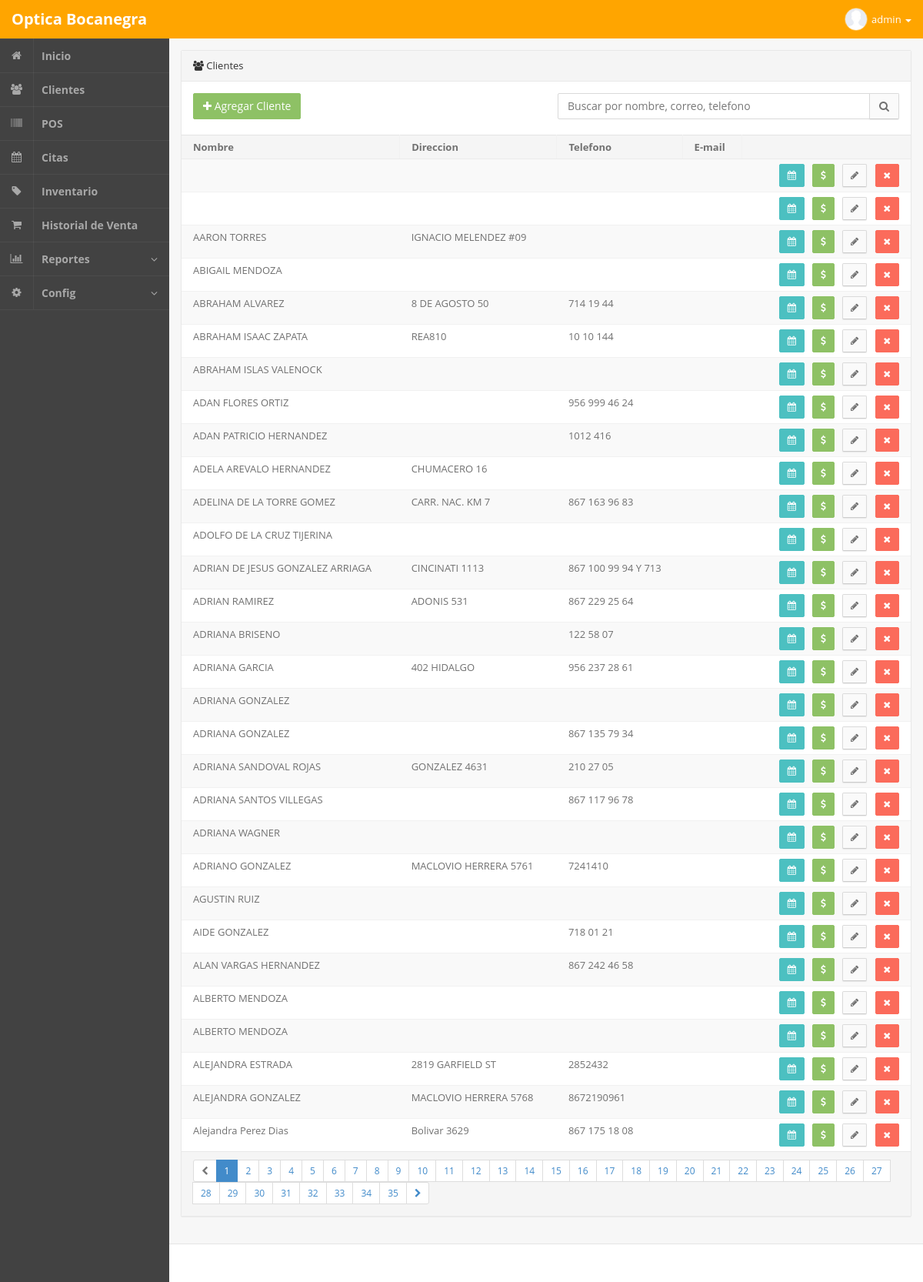
The page /admin.php?m=clientes (signed in) on the database its author committed.
### tables this page shows
CREATE TABLE `clientes` (
  `idclientes` int(255) NOT NULL,
  `fecharegistro` date NOT NULL,
  `nombre` varchar(200) NOT NULL,
  `fechanacimiento` date NOT NULL,
  `correo` varchar(100) NOT NULL,
  `sexo` varchar(20) NOT NULL,
  `edad` varchar(20) NOT NULL,
  `domicilio` text NOT NULL,
  `colonia` varchar(50) NOT NULL,
  `codigopostal` varchar(20) NOT NULL,
  `telefono` varchar(20) NOT NULL,
  `celular` varchar(500) NOT NULL,
  `ocupacion` varchar(100) NOT NULL,
  `usalentes` varchar(100) NOT NULL,
  `ultimoexamen` varchar(100) NOT NULL,
  `eninterior` varchar(100) NOT NULL,
  `campo1` varchar(100) NOT NULL,
  `campo2` varchar(100) NOT NULL,
  `campo3` varchar(100) NOT NULL,
  `campo4` varchar(100) NOT NULL,
  `campo5` varchar(100) NOT NULL,
  `campo6` varchar(100) NOT NULL,
  `campo7` varchar(100) NOT NULL,
  `campo8` varchar(100) NOT NULL,
  `campo9` varchar(100) NOT NULL,
  `campo10` varchar(100) NOT NULL,
  `campo11` varchar(100) NOT NULL,
  `campo12` varchar(100) NOT NULL,
  `diabetes` varchar(100) NOT NULL,
  `controlada1` varchar(100) NOT NULL,
  `hipertension` varchar(100) NOT NULL,
  `controlada2` varchar(100) NOT NULL,
  `airelibre` varchar(100) NOT NULL,
  `campo13` varchar(100) NOT NULL,
  `campo14` varchar(100) NOT NULL,
  `campo15` varchar(100) NOT NULL,
  `campo16` varchar(100) NOT NULL,
  `campo17` varchar(100) NOT NULL,
  `campo18` varchar(100) NOT NULL,
  `campo19` varchar(100) NOT NULL,
  `campo20` varchar(100) NOT NULL,
  `campo21` varchar(100) NOT NULL,
  `campo22` varchar(100) NOT NULL,
  `campo23` varchar(100) NOT NULL
);

### php/clientes.php (the view, shortened to what this page needs)
<section class="panel panel-default pos-rlt clearfix">
	<header class="panel-heading"> <i class="fa fa-users"></i> Clientes</header>
	<div class="row wrapper">
		<div class="col-md-6 m-b-xs">
			<a href="admin.php?m=clientesAgregar" class="btn btn-md btn-success"><i class="fa fa-plus"></i> Agregar Cliente</a>
		</div>
		<div class="col-md-6">
			<form class="" method="get" action="">
				<div class="input-group">
					<input type="text" class="input-md form-control" value="<?php echo @$_GET['buscar']; ?>" name="buscar" placeholder="Buscar por nombre, correo, telefono"> <span class="input-group-btn"> <button type="submit" class="btn btn-md btn-default"> <i class="fa fa-search"></i> </button> </span>
				</div>
			</form>
		</div>
	</div>
	<div class="table-responsive">
		<table class="table table-striped b-t b-light">
			<thead>
				<tr>
					<th>Nombre</th>
					<th>Direccion</th>
					<th>Telefono</th>
					<th>E-mail</th>
					<th width="220"></th>
				</tr>
			</thead>
			<tbody>
<?php
			if ( isset($_GET['buscar']) ){
				$buscar = mysql_real_escape_string($_GET['buscar']);
				$consulta  = "SELECT * FROM clientes WHERE
					(nombre LIKE '%".$buscar."%' OR
						correo LIKE '%".$buscar."%' OR
						telefono LIKE '%".$buscar."%' OR
						celular LIKE '%".$buscar."%')
					ORDER BY nombre ASC";
					$url = "admin.php?m=clientes&buscar=".$buscar;
			} else {
				$consulta  = "SELECT * FROM clientes ORDER BY nombre ASC";
				$url = "admin.php?m=clientes";
			}
$rows_per_page = 30;
if(isset($_GET['pag']))
	$page = mysql_real_escape_string($_GET['pag']);
else if (@$_GET['pag'] == "0")
	$page = 1;
else
	$page = 1;
$num_rows 		= mysql_num_rows(mysql_query($consulta));
$lastpage		= ceil($num_rows / $rows_per_page);
$page     = (int)$page;
$limit 		= 'LIMIT '. ($page -1) * $rows_per_page . ',' .$rows_per_page;
$consulta  .=" $limit";
$consulta = mysql_query($consulta);
			while($q = mysql_fetch_object($consulta)){
?>
					<td><?php echo $q->nombre; ?></td>
					<td><?php echo $q->domicilio; ?></td>
					<td><?php echo $q->telefono; ?></td>
					<td><?php echo $q->correo; ?></td>
					<td class="text-right">
						<a href="admin.php?m=clienteCitas&id=<?php echo $q->idclientes; ?>" class="btn btn-sm btn-info"> <i class="fa fa-calendar"></i> </a> &nbsp;
						<?php
						if ($_SESSION['userPv'] != "3"){
							?>
						<a href="admin.php?m=clientePagos&id=<?php echo $q->idclientes; ?>" class="btn btn-sm btn-success"> <i class="fa fa-usd"></i> </a> &nbsp;
						<?php
							}
						?>
						<a href="admin.php?m=clientesEditar&id=<?php echo $q->idclientes; ?>&buscar=<?php echo @$_GET['buscar']; ?>" class="btn btn-sm btn-default"> <i class="fa fa-pencil"></i> </a> &nbsp;
						<a href="admin.php?m=clientes&del=<?php echo $q->idclientes; ?>" class="btn btn-sm btn-danger"> <i class="fa fa-times"></i> </a>
					</td>
<?php
			}
?>
			</tbody>
		</table>
	</div>
<footer class="panel-footer">
		<div class="row">
			<div class="col-sm-12 text-right text-center-xs">
				<ul class="pagination pagination-sm m-t-none m-b-none">
<?php
	if($num_rows != 0){
		$nextpage = $page + 1;
		if ($page == 1) {
			echo '<li class="disabled"><a href="#"><i class="fa fa-chevron-left"></i></a></li>';
			echo '<li class="active"><a href="">1</a></li>';
			for($i= $page+1; $i<= $lastpage ; $i++){
				echo '<li><a href="'.$url.'&pag='.$i.'">'.$i.'</a></li> ';
			}
			if($lastpage >$page ){
				echo '<li><a href="'.$url.'&pag='.$nextpage.'"><i class="fa fa-chevron-right"></i></a></li>';
			}else{
				echo '<li class="disabled"><a href="#"><i class="fa fa-chevron-right"></i></a></li>';
			}
		}
	}
?>
				</ul>
			</div>
		</div>
	</footer>
</section>

### admin.php (shortened to what this page needs)
<?php
if ( isset($_GET['m']) ){
	switch($_GET['m']) {
		case "clientes":
			$paginaPHP = "php/clientes.php";
		break;
	}
} else {
		$paginaPHP = "php/index.php";
}
?>
<!DOCTYPE html>
<html lang="en" class="app">
<head> <meta charset="utf-8" />
<link rel="stylesheet" href="css/app.v1.css" type="text/css" />
<link rel="stylesheet" type="text/css" href="css/select2.min.css">
<link rel="stylesheet" type="text/css" href="css/datepicker.css">
<link rel="stylesheet" type="text/css" href="//cdn.jsdelivr.net/bootstrap.daterangepicker/1/daterangepicker-bs3.css" />
</head>
<body class="">
	<section class="vbox">
		<header class=" dk header navbar navbar-fixed-top-xs" style="background:orange;">
			<div class="navbar-header aside-md">
				<a href="#" class="navbar-brand" data-toggle="fullscreen" style="color:white;">Optica Bocanegra</a>
			</div>
			<ul class="nav navbar-nav navbar-right m-n hidden-xs nav-user">
				<li class="dropdown">
					<a href="#" class="dropdown-toggle" data-toggle="dropdown" style="color:white;"> <span class="thumb-sm avatar pull-left"> <img src="images/avatar_default.jpg"> </span > admin <b class="caret"></b> </a>
				</li>
			</ul>
		</header>
		<section>
			<section class="hbox stretch">
				<aside class="bg-black lter aside-md hidden-print hidden-xs <?php if ( @$_GET['m'] == "pventaAgregar" ) echo "nav-xs"; ?> <?php if (@$_GET['m'] == "pventaEditar") echo 'nav-xs'; ?>" id="nav">
					<section class="vbox">
						<section class="w-f scrollable">
							<div class="slim-scroll" data-height="auto" data-disable-fade-out="true" data-distance="0" data-size="5px" data-color="#333333">
								<nav class="nav-primary hidden-xs">
									<ul class="nav">
										<li><a href="admin.php"> <i class="fa fa-home"></i> <span>Inicio</span> </a> </li>
										<li><a href="admin.php?m=clientes"> <i class="fa fa-users"></i> <span>Clientes</span> </a> </li>
										<li><a href="admin.php?m=pventaAgregar"> <i class="fa fa-barcode"></i> <span>POS</span> </a> </li>
										<li><a href="admin.php?m=citas"> <i class="fa fa-calendar"></i> <span>Citas</span> </a> </li>
										<?php
										if ($_SESSION['userPv'] != "3"){
											?>
										<li><a href="admin.php?m=inventario"><i class="fa fa-tag"></i><span>Inventario</span></a></li>
										<?php
												}
										?>
										<li><a href="admin.php?m=pventa"><i class="fa fa-shopping-cart"></i><span>Historial de Venta</span></a></li>
										<?php
										if ($_SESSION['userPv'] != "3"){
											?>
										<li class="">
											<a href="#webpage" class=""><i class="fa fa-bar-chart-o icon"></i> <span class="pull-right"> <i class="fa fa-angle-down text"></i> <i class="fa fa-angle-up text-active"></i> </span> <span>Reportes</span> </a>
										</li>
										<li class="">
											<a href="#webpage" class=""><i class="fa fa-cog icon"></i> <span class="pull-right"> <i class="fa fa-angle-down text"></i> <i class="fa fa-angle-up text-active"></i> </span> <span>Config</span> </a>
										</li>
										<?php
												}
										?>
									</ul>
								</nav>
							</div>
						</section>
					</section>
				</aside>
				<section id="content">
					<section class="vbox">
						<section class="scrollable wrapper w-f">
							<?php include $paginaPHP; ?>
						</section>
						<footer class="footer bg-white b-t b-light text-right">
						</footer>
					</section>
				</section>
			</section>
		</section>
	</section>
</body>
</html>

### rows shown on the page
clientes: nombre "AARON TORRES", domicilio "IGNACIO MELENDEZ #09"
clientes: nombre "ABIGAIL MENDOZA"
clientes: nombre "ABRAHAM ALVAREZ", domicilio "8 DE AGOSTO 50", telefono "714 19 44"
clientes: nombre "ABRAHAM ISAAC ZAPATA", domicilio "REA810", telefono "10 10 144"
clientes: nombre "ABRAHAM ISLAS VALENOCK"
clientes: nombre "ADAN FLORES ORTIZ", telefono "956 999 46 24"
clientes: nombre "ADAN PATRICIO HERNANDEZ", telefono "1012 416"
clientes: nombre "ADELA AREVALO HERNANDEZ", domicilio "CHUMACERO 16"
clientes: nombre "ADELINA DE LA TORRE GOMEZ", domicilio "CARR. NAC. KM 7", telefono "867 163 96 83"
clientes: nombre "ADOLFO DE LA CRUZ TIJERINA"
clientes: nombre "ADRIAN DE JESUS GONZALEZ ARRIAGA", domicilio "CINCINATI 1113", telefono "867 100 99 94 Y 713"
clientes: nombre "ADRIAN RAMIREZ", domicilio "ADONIS 531", telefono "867 229 25 64"
clientes: nombre "ADRIANA BRISENO", telefono "122 58 07"
clientes: nombre "ADRIANA GARCIA", domicilio "402 HIDALGO", telefono "956 237 28 61"
clientes: nombre "ADRIANA GONZALEZ"
clientes: nombre "ADRIANA GONZALEZ", telefono "867 135 79 34"
clientes: nombre "ADRIANA SANDOVAL ROJAS", domicilio "GONZALEZ 4631", telefono "210 27 05"
clientes: nombre "ADRIANA SANTOS VILLEGAS", telefono "867 117 96 78"
clientes: nombre "ADRIANA WAGNER"
clientes: nombre "ADRIANO GONZALEZ", domicilio "MACLOVIO HERRERA 5761", telefono "7241410"
clientes: nombre "AGUSTIN RUIZ"
clientes: nombre "AIDE GONZALEZ", telefono "718 01 21"
clientes: nombre "ALAN VARGAS HERNANDEZ", telefono "867 242 46 58"
clientes: nombre "ALBERTO MENDOZA"
clientes: nombre "ALBERTO MENDOZA"
clientes: nombre "ALEJANDRA ESTRADA", domicilio "2819 GARFIELD ST", telefono "2852432"
clientes: nombre "ALEJANDRA GONZALEZ", domicilio "MACLOVIO HERRERA 5768", telefono "8672190961"
clientes: nombre "Alejandra Perez Dias", domicilio "Bolivar 3629", telefono "867 175 18 08"
